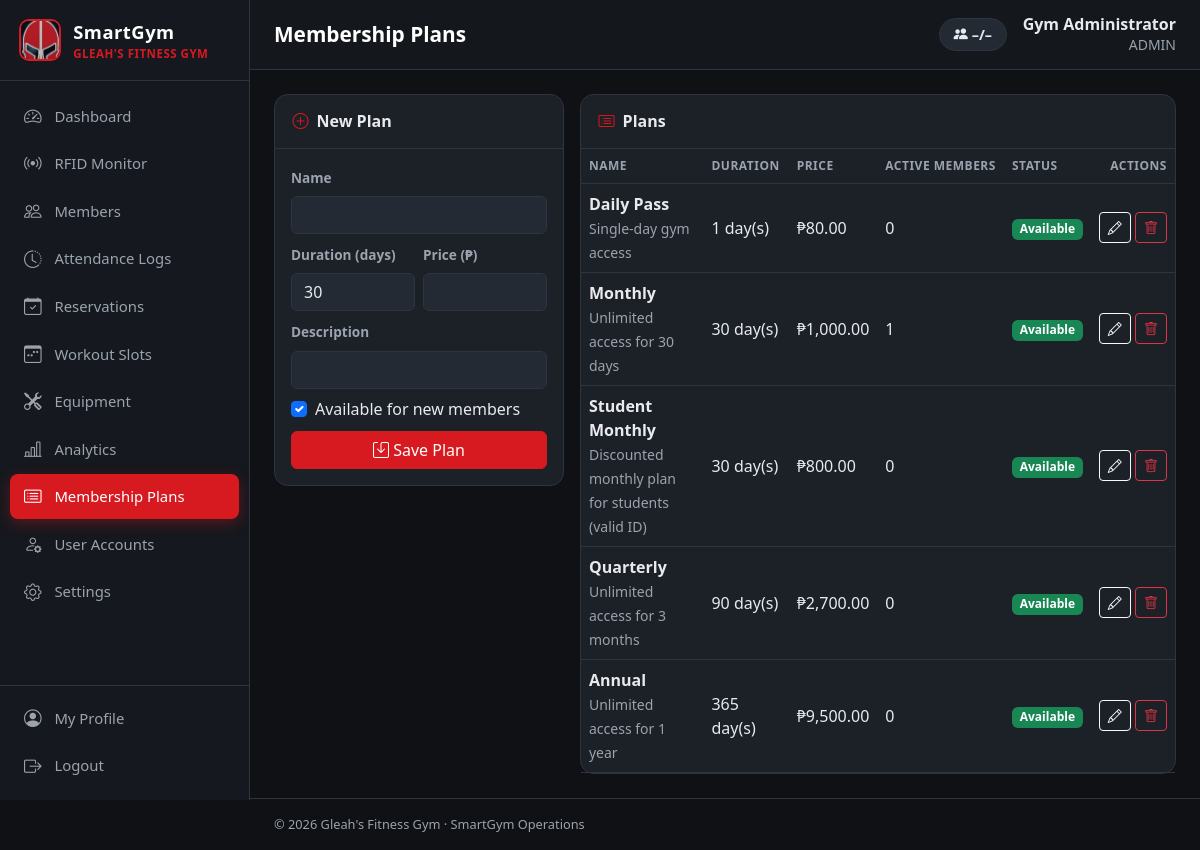
Page /plans.php (signed in) on the committed database.
### tables this page shows
CREATE TABLE users (
  id INT UNSIGNED AUTO_INCREMENT PRIMARY KEY,
  full_name VARCHAR(120) NOT NULL,
  email VARCHAR(150) NOT NULL UNIQUE,
  phone VARCHAR(30) NULL,
  password_hash VARCHAR(255) NOT NULL,
  role ENUM('admin','staff','member') NOT NULL DEFAULT 'member',
  status ENUM('active','disabled') NOT NULL DEFAULT 'active',
  last_login_at DATETIME NULL,
  created_at DATETIME NOT NULL DEFAULT CURRENT_TIMESTAMP
);

CREATE TABLE membership_plans (
  id INT UNSIGNED AUTO_INCREMENT PRIMARY KEY,
  name VARCHAR(80) NOT NULL,
  duration_days INT UNSIGNED NOT NULL,
  price DECIMAL(10,2) NOT NULL DEFAULT 0,
  description VARCHAR(255) NULL,
  is_active TINYINT(1) NOT NULL DEFAULT 1,
  created_at DATETIME NOT NULL DEFAULT CURRENT_TIMESTAMP
);

### includes/auth.php (called while the page is built, shortened)
<?php
function current_user(): ?array
{
    static $user = false;
    if ($user === false) {
        $user = null;
        if (!empty($_SESSION['user_id'])) {
            $user = q("SELECT * FROM users WHERE id = ? AND status = 'active'", [$_SESSION['user_id']])->fetch() ?: null;
        }
    }
    return $user;
}
function require_login(): array
{
    $user = current_user();
    return $user;
}
function require_role(string ...$roles): array
{
    $user = require_login();
    return $user;
}

### plans.php (the view, shortened to what this page needs)
<?php
require_role('admin');
$page_title = 'Membership Plans';
$plans = q("SELECT p.*, (SELECT COUNT(*) FROM members m WHERE m.plan_id = p.id AND m.status='active' AND m.membership_end >= CURDATE()) active_members FROM membership_plans p ORDER BY p.is_active DESC, p.duration_days")->fetchAll();
$edit = get('edit') ? q('SELECT * FROM membership_plans WHERE id = ?', [(int)get('edit')])->fetch() : null;
$f = $edit ?: ['id' => '', 'name' => '', 'duration_days' => 30, 'price' => '', 'description' => '', 'is_active' => 1];
require __DIR__ . '/includes/header.php';
?>
<div class="row g-3">
    <div class="col-lg-4">
        <div class="card">
            <div class="card-header"><i class="bi bi-<?= $edit ? 'pencil' : 'plus-circle' ?>"></i> <?= $edit ? 'Edit Plan' : 'New Plan' ?></div>
            <div class="card-body">
                <form method="post" class="row g-2"><?= csrf_field() ?><input type="hidden" name="id" value="<?= e($f['id']) ?>">
                    <div class="col-12"><label class="form-label">Name</label><input name="name" class="form-control" value="<?= e($f['name']) ?>" required></div>
                    <div class="col-6"><label class="form-label">Duration (days)</label><input type="number" min="1" name="duration_days" class="form-control" value="<?= e($f['duration_days']) ?>" required></div>
                    <div class="col-6"><label class="form-label">Price (₱)</label><input type="number" step="0.01" min="0" name="price" class="form-control" value="<?= e($f['price']) ?>" required></div>
                    <div class="col-12"><label class="form-label">Description</label><input name="description" class="form-control" value="<?= e($f['description']) ?>"></div>
                    <div class="col-12 form-check ms-1"><input class="form-check-input" type="checkbox" name="is_active" value="1" id="act" <?= $f['is_active'] ? 'checked' : '' ?>><label class="form-check-label" for="act">Available for new members</label></div>
                    <div class="col-12 d-grid gap-2"><button name="action" value="save" class="btn btn-primary"><i class="bi bi-save"></i> Save Plan</button></div>
                </form>
            </div>
        </div>
    </div>
    <div class="col-lg-8">
        <div class="card">
            <div class="card-header"><i class="bi bi-card-list"></i> Plans</div>
            <div class="table-responsive"><table class="table table-hover">
                <thead><tr><th>Name</th><th>Duration</th><th>Price</th><th>Active Members</th><th>Status</th><th class="text-end">Actions</th></tr></thead>
                <tbody><?php foreach ($plans as $p): ?>
                    <tr>
                        <td><div class="fw-semibold"><?= e($p['name']) ?></div><small class="text-secondary"><?= e($p['description']) ?></small></td>
                        <td><?= $p['duration_days'] ?> day(s)</td><td><?= peso($p['price']) ?></td><td><?= $p['active_members'] ?></td>
                        <td><?= $p['is_active'] ? badge('Available', 'success') : badge('Inactive', 'secondary') ?></td>
                        <td class="text-end text-nowrap">
                            <a href="?edit=<?= $p['id'] ?>" class="btn btn-sm btn-outline-light"><i class="bi bi-pencil"></i></a>
                            <form method="post" class="d-inline" data-confirm="Delete this plan?"><?= csrf_field() ?><input type="hidden" name="id" value="<?= $p['id'] ?>"><button name="action" value="delete" class="btn btn-sm btn-outline-danger"><i class="bi bi-trash"></i></button></form>
                        </td>
                    </tr>
                <?php endforeach; ?></tbody>
            </table></div>
        </div>
    </div>
</div>
<?php require __DIR__ . '/includes/footer.php';

### includes/header.php (shortened to what this page needs)
<?php
$user = current_user();
$page_title = $page_title ?? 'Dashboard';
$active = $active ?? basename($_SERVER['SCRIPT_NAME'], '.php');
$gymName = setting('gym_name', "Gleah's Fitness Gym");
$nav = [
    ['dashboard', 'Dashboard', 'speedometer2', ['admin', 'staff', 'member']],
    ['rfid_monitor', 'RFID Monitor', 'broadcast', ['admin', 'staff']],
    ['members', 'Members', 'people', ['admin', 'staff']],
    ['access_logs', 'Attendance Logs', 'clock-history', ['admin', 'staff']],
    ['my_attendance', 'My Attendance', 'clock-history', ['member']],
    ['reservations', 'Reservations', 'calendar-check', ['admin', 'staff', 'member']],
    ['slots', 'Workout Slots', 'calendar3-week', ['admin', 'staff']],
    ['equipment', 'Equipment', 'tools', ['admin', 'staff']],
    ['analytics', 'Analytics', 'bar-chart-line', ['admin']],
    ['plans', 'Membership Plans', 'card-list', ['admin']],
    ['users', 'User Accounts', 'person-gear', ['admin']],
    ['settings', 'Settings', 'gear', ['admin']],
];
?>
<!doctype html>
<html lang="en">
<head>
    <link href="https://cdn.jsdelivr.net/npm/bootstrap@5.3.3/dist/css/bootstrap.min.css" rel="stylesheet">
    <link href="https://cdn.jsdelivr.net/npm/bootstrap-icons@1.11.3/font/bootstrap-icons.min.css" rel="stylesheet">
    <link href="assets/css/style.css" rel="stylesheet">
</head>
<body>
<div class="app-shell">
    <aside class="sidebar" id="sidebar">
        <a href="dashboard.php" class="brand">
            <img src="assets/img/helmet.png" alt="">
            <div>
                <div class="brand-title">SmartGym</div>
                <div class="brand-sub"><?= e($gymName) ?></div>
            </div>
        </a>
        <nav class="nav flex-column">
            <?php foreach ($nav as [$file, $label, $icon, $roles]): if (!in_array($user['role'], $roles, true)) continue; ?>
                <a class="nav-link<?= $active === $file ? ' active' : '' ?>" href="<?= $file ?>.php">
                    <i class="bi bi-<?= $icon ?>"></i><span><?= e($label) ?></span>
                </a>
            <?php endforeach; ?>
        </nav>
        <div class="sidebar-footer">
            <a class="nav-link<?= $active === 'profile' ? ' active' : '' ?>" href="profile.php"><i class="bi bi-person-circle"></i><span>My Profile</span></a>
            <a class="nav-link" href="logout.php"><i class="bi bi-box-arrow-right"></i><span>Logout</span></a>
        </div>
    </aside>
    <main class="main">
        <header class="topbar">
            <h1 class="page-title"><?= e($page_title) ?></h1>
            <div class="ms-auto d-flex align-items-center gap-3">
                <div class="capacity-pill" data-capacity-pill title="Members currently inside">
                    <i class="bi bi-people-fill"></i> <span data-cap-inside>–</span>/<span data-cap-max>–</span>
                </div>
                <div class="text-end d-none d-sm-block lh-sm">
                    <div class="fw-semibold"><?= e($user['full_name']) ?></div>
                    <small class="text-secondary text-uppercase"><?= e($user['role']) ?></small>
                </div>
            </div>
        </header>
        <div class="content">

### includes/helpers.php (shortened to what this page needs)
<?php
function db(): PDO
{
    static $pdo = null;
    if ($pdo === null) {
        $dsn = 'mysql:host=' . DB_HOST . ';port=' . DB_PORT . ';dbname=' . DB_NAME . ';charset=utf8mb4';
        $pdo = new PDO($dsn, DB_USER, DB_PASS, [
            PDO::ATTR_ERRMODE => PDO::ERRMODE_EXCEPTION,
            PDO::ATTR_DEFAULT_FETCH_MODE => PDO::FETCH_ASSOC,
            PDO::ATTR_EMULATE_PREPARES => false,
        ]);
        $pdo->exec("SET time_zone = '" . date('P') . "'");
    }
    return $pdo;
}
function q(string $sql, array $params = []): PDOStatement
{
    $st = db()->prepare($sql);
    $st->execute($params);
    return $st;
}
function e($value): string
{
    return htmlspecialchars((string)($value ?? ''), ENT_QUOTES, 'UTF-8');
}
function setting(string $key, $default = null)
{
    static $cache = null;
    if ($cache === null) {
        $cache = [];
        foreach (q('SELECT `key`, `value` FROM settings')->fetchAll() as $row) {
            $cache[$row['key']] = $row['value'];
        }
    }
    return $cache[$key] ?? $default;
}
function take_flashes(): array
{
    $f = $_SESSION['flash'] ?? [];
    return $f;
}
function get(string $key, $default = '')
{
    $v = $_GET[$key] ?? $default;
    return is_string($v) ? trim($v) : $v;
}
function peso($amount): string
{
    return '₱' . number_format((float)$amount, 2);
}
function badge(string $text, string $color): string
{
    $textCls = in_array($color, ['warning', 'info', 'light'], true) ? ' text-dark' : '';
    return '<span class="badge bg-' . e($color) . $textCls . '">' . e($text) . '</span>';
}

### assets/css/style.css (style rules this page uses)
:root { --sg-red: #d71920; --sg-red-dark: #a50f15; --sg-black: #0f1115; --sg-sidebar: #15181e; --sg-surface: #1c2027; --sg-surface-2: #242a33; --sg-border: #2e3540; --sg-text: #e8eaed; --sg-muted: #9aa3ae; --bs-primary: #d71920; --bs-primary-rgb: 215, 25, 32; --bs-link-color: #ff4d55; --bs-link-hover-color: #ff7a80; }
body { background: var(--sg-black); color: var(--sg-text); font-family: "Segoe UI", system-ui, -apple-system, Roboto, sans-serif; }
.app-shell { display: flex; min-height: 100vh; }
.sidebar { width: 250px; flex-shrink: 0; background: var(--sg-sidebar); border-right: 1px solid var(--sg-border); display: flex; flex-direction: column; position: sticky; top: 0; height: 100vh; overflow-y: auto; z-index: 1040; }
.brand { display: flex; align-items: center; gap: .75rem; padding: 1.1rem 1.2rem; text-decoration: none; border-bottom: 1px solid var(--sg-border); }
.brand img { width: 42px; height: 42px; object-fit: cover; border-radius: 10px; border: 2px solid var(--sg-red); }
.brand-title { color: #fff; font-weight: 800; font-size: 1.15rem; letter-spacing: .5px; }
.brand-sub { color: var(--sg-red); font-size: .72rem; font-weight: 700; text-transform: uppercase; letter-spacing: .5px; }
.sidebar .nav { padding: .75rem .6rem; flex: 1; }
.sidebar .nav-link { color: var(--sg-muted); display: flex; align-items: center; gap: .75rem; padding: .6rem .85rem; border-radius: .5rem; font-weight: 500; font-size: .93rem; margin-bottom: 2px; transition: background .15s, color .15s; }
.sidebar .nav-link i { font-size: 1.1rem; width: 1.2rem; text-align: center; }
.sidebar .nav-link.active { background: var(--sg-red); color: #fff; box-shadow: 0 4px 14px rgba(215, 25, 32, .35); }
.sidebar-footer { padding: .6rem; border-top: 1px solid var(--sg-border); }
.main { flex: 1; min-width: 0; display: flex; flex-direction: column; }
.topbar { display: flex; align-items: center; gap: 1rem; padding: .9rem 1.5rem; background: rgba(21, 24, 30, .92); border-bottom: 1px solid var(--sg-border); position: sticky; top: 0; z-index: 1030; backdrop-filter: blur(6px); }
.page-title { font-size: 1.3rem; font-weight: 700; margin: 0; color: #fff; }
.content { padding: 1.5rem; flex: 1; }
.capacity-pill { background: var(--sg-surface-2); border: 1px solid var(--sg-border); border-radius: 999px; padding: .3rem .85rem; font-weight: 700; font-size: .9rem; }
.card { background: var(--sg-surface); border: 1px solid var(--sg-border); border-radius: .85rem; color: var(--sg-text); }
.card-header { background: transparent; border-bottom: 1px solid var(--sg-border); font-weight: 700; padding: .9rem 1.1rem; display: flex; align-items: center; gap: .5rem; }
.card-header .bi { color: var(--sg-red); }
.table { --bs-table-bg: transparent; --bs-table-color: var(--sg-text); --bs-table-border-color: var(--sg-border); --bs-table-hover-bg: rgba(255,255,255,.03); --bs-table-hover-color: #fff; margin-bottom: 0; }
.table thead th { color: var(--sg-muted); font-size: .75rem; text-transform: uppercase; letter-spacing: .5px; font-weight: 700; border-bottom-width: 1px; white-space: nowrap; }
.table td { vertical-align: middle; }
.form-control, .form-select { background-color: var(--sg-surface-2); border-color: var(--sg-border); color: var(--sg-text); }
.form-control::placeholder { color: #6c757d; }
.form-label { font-weight: 600; font-size: .85rem; color: var(--sg-muted); }
.btn-primary { --bs-btn-bg: var(--sg-red); --bs-btn-border-color: var(--sg-red); --bs-btn-hover-bg: var(--sg-red-dark); --bs-btn-hover-border-color: var(--sg-red-dark); --bs-btn-active-bg: var(--sg-red-dark); --bs-btn-disabled-bg: var(--sg-red); --bs-btn-disabled-border-color: var(--sg-red); }
.text-muted, .text-secondary { color: var(--sg-muted) !important; }
a { color: #ff4d4f; }

### rows in the picture
users: full_name "Gym Administrator", role "ADMIN"
membership_plans: name "Daily Pass", description "Single-day gym access", duration_days "1", price "₱80.00", active_members "0"
membership_plans: name "Monthly", description "Unlimited access for 30 days", duration_days "30", price "₱1,000.00", active_members "1"
membership_plans: name "Student Monthly", description "Discounted monthly plan for students (valid ID)", duration_days "30", price "₱800.00", active_members "0"
membership_plans: name "Quarterly", description "Unlimited access for 3 months", duration_days "90", price "₱2,700.00", active_members "0"
membership_plans: name "Annual", description "Unlimited access for 1 year", duration_days "365", price "₱9,500.00", active_members "0"

### other values in the picture
$gymName "GLEAH'S FITNESS GYM"
$label "Dashboard"
$label "RFID Monitor"
$label "Members"
$label "Attendance Logs"
$label "Reservations"
$label "Workout Slots"
$label "Equipment"
$label "Analytics"
$label "Membership Plans"
$label "User Accounts"
$label "Settings"
$page_title "Membership Plans"
setting('gym_name', "Gleah's Fitness Gym") "Gleah's Fitness Gym"
APP_NAME "SmartGym Operations"
